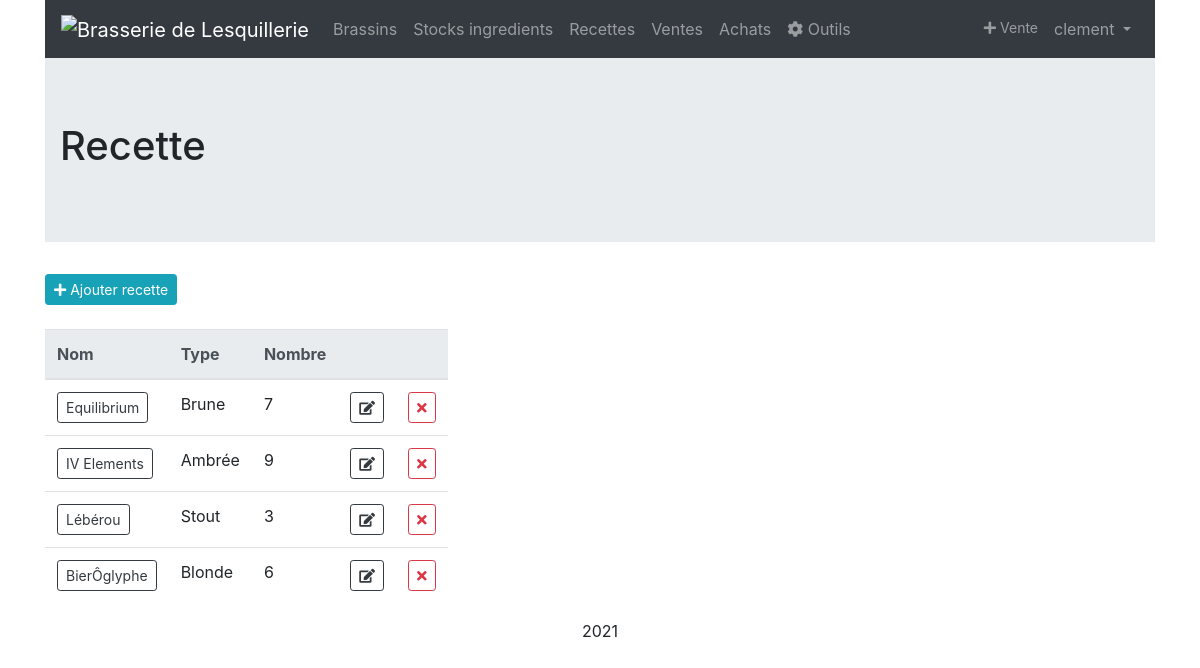
Page /brasserie/recettes/ (signed in) on the committed database.
### brassin/models.py (models this page shows, shortened)
class Recette(models.Model):
	nom = models.CharField(max_length=30)
	type_biere = models.CharField(blank=True,null=True,max_length=30)
	densite_desire = models.DecimalField(blank=True,null=True, max_digits=4, decimal_places=3)
	taux_empatage =  models.DecimalField(max_digits=4, decimal_places=3,default=0.3)
	resucrage = models.DecimalField(blank=True,null=True, max_digits=3, decimal_places=1,default=7)
	notes = models.TextField(blank=True,null=True)
	etiquette = models.ImageField(upload_to = 'recettes',blank=True,null=True)
	@property
	def nombre_brassin(self):
		return Brassin.objects.filter(recette=self.id).count()
	class Meta:
		verbose_name = "Recette"
		ordering = ['id']

### brassin/views.py (the view)
# urls.py: path('recettes/', views.RecettesList.as_view(), name="recettes_list"),
class RecettesList(LoginRequiredMixin,ListView):
	model = Recette
	context_object_name = "recettes"
	template_name = "brassin/recettes_list.html"

### brassin/templates/brassin/recettes_list.html (shortened to what this page needs)
{% extends 'base.html' %}
{% load static %}
{% block css %}
<link rel="stylesheet" href="{% static 'brassin/css/style.css' %}" />
{% endblock %}
{% block content %}
  <div class="jumbotron jumbotron-fluid">
    <div class="container">
      <h1 class="page-header">Recette</h1>
    </div>
  </div>
  <a class="btn btn-info btn-sm" href="{% url 'recette_create' %}"><i class="fas fa-plus"></i>  Ajouter recette</a>
  <br/><br/>
  <table class="table table-responsive" id="Recette-table">
    <thead class="thead-light">
      <tr>
        <th>Nom</th>
        <th>Type</th>
        <th>Nombre</th>
        <th></th>
        <th></th>
      </tr>
    </thead>
    <tbody>
      {% for recette in recettes %}
      <tr>
        <td><a class="btn btn-outline-dark btn-sm" href="{% url 'recette_consult' recette.id %}">{{ recette.nom }}</a></td>
        <td>{{ recette.type_biere }}</td>
        <td>{{ recette.nombre_brassin }}</td>
        <td><a class="btn btn-outline-dark btn-sm" href="{% url 'recette_update' recette.id %}"><i class="fas fa-edit"></i></a></td>
        <td><a class="btn btn-outline-danger btn-sm" href="{% url 'recette_delete' recette.id %}"><i class="fas fa-times"></i></a></td>
      </tr>
      {% empty %}
        <tr>
          <td colspan="10" class="text-center bg-warning">Pas encore de recette.</td>
        </tr>
      {% endfor %}
    </tbody>
  </table>
{% endblock %}

### templates/base.html (shortened to what this page needs)
{% load static %}
<!DOCTYPE html>
<html lang="fr">
  <head>
    <link rel="stylesheet" href="https://use.fontawesome.com/releases/v5.7.0/css/all.css">
    <link rel="stylesheet" href="https://maxcdn.bootstrapcdn.com/bootstrap/4.0.0/css/bootstrap.min.css">
    <link rel="stylesheet" type="text/css" href="https://cdn.datatables.net/1.10.24/css/dataTables.bootstrap4.min.css"/>
    {% block css %}
    {% endblock %}
  </head>
  <body>
    <div class="container">
      <nav class="navbar navbar-expand-sm bg-dark navbar-dark sticky-top bg-faded">
        <a class="navbar-brand" href="{% url 'home' %}"><img src="" alt="{{ user.profile.brasserie }}" href="{% url 'home' %}"></a>
        <div class="collapse navbar-collapse" id="collapsibleNavbar">
          <ul class="navbar-nav">
            <li class="nav-item">
              <a class="nav-link" href="{% url 'brassin_list' %}">Brassins</a>
            </li>
            <li class="nav-item">
              <a class="nav-link" href="{% url 'ingredients_list' %}">Stocks ingredients</a>
            </li>
            <li class="nav-item">
              <a class="nav-link" href="{% url 'recettes_list' %}">Recettes</a>
            </li>
            <li class="nav-item">
              <a class="nav-link" href="{% url 'ventes_list' %}">Ventes</a>
            </li>
            <li class="nav-item">
              <a class="nav-link" href="{% url 'achats_list' %}">Achats</a>
            </li>
            <li class="nav-item">
              <a class="nav-link" href="{% url 'outils' %}"><i class="fa fa-cog" aria-hidden="true"></i>   Outils</a>
            </li>
          </ul>
          <ul class="navbar-nav ml-auto">
            <li class="nav-item">
              <a class="nav-link btn-outline-info btn-sm" href="{% url 'vente_create' %}"><i class="fas fa-plus"></i>  Vente</a>
            </li>
            <li class="nav-item dropdown">
              <a class="nav-link dropdown-toggle" href="#" id="navbardrop" data-toggle="dropdown">
                {% if user.is_authenticated %}
                  {{ user.get_username }}
                {% endif %}
              </a>
            </li>
          </ul>
        </div>
      </nav>
      {% block content %}
      {% endblock %}
      <footer class="container-fluid bg-4 text-center">
          <p>2021</p>
      </footer>
    </div>
  </body>
</html>

### brassin/static/brassin/css/style.css (style rules this page uses)
a { color: darkslategray; }

### rows in the picture
Recette: nom "Equilibrium", type_biere "Brune", nombre_brassin "7"
Recette: nom "IV Elements", type_biere "Ambrée", nombre_brassin "9"
Recette: nom "Lébérou", type_biere "Stout", nombre_brassin "3"
Recette: nom "BierÔglyphe", type_biere "Blonde", nombre_brassin "6"

### other values in the picture
{{ user.get_username }} "clement"
